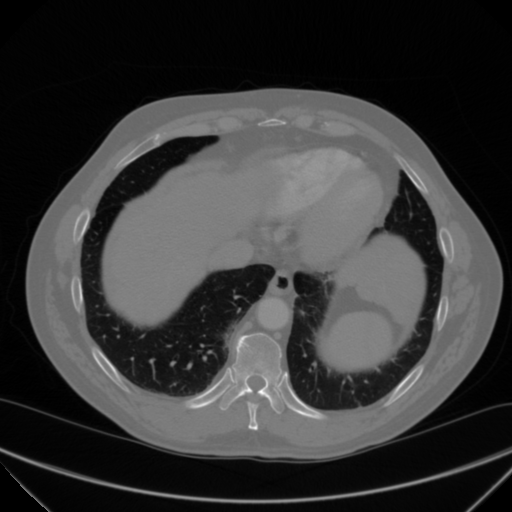
#> input picture exercises/test_exam/data/1-442.dcm, 512 x 512 px, given in place of vertebra.png, which was not available
$ jupyter execute Exercise3_solution.ipynb   (shell and % lines are left out)   (text cells are left out)
#> lines starting #> are read from the running program, lines starting #| are printed output that depends on the picture; after the words box and inside, x2 and y2 are one past the last pixel; in counts of white or black regions, pixels touching at a corner belong together; long printed decimals are rounded; pictures that were not available may be replaced by others from this repository, and a replacement may not be noted
[cell 1]
from skimage import io
import matplotlib.pyplot as plt
import numpy as np

[cell 2]
# Directory containing data and images
in_dir = "data/"
im_name = "vertebra.png"
im_org = io.imread(in_dir + im_name)
#> im_org is the input picture: shape (512, 512) int16; min -1024, max 1185, mean -527.6

[cell 3]
nbins = 256

fig, ax = plt.subplots(nrows=1, ncols = 2, figsize = (12, 5))
ax[0].imshow(im_org, cmap = 'gray', vmin = 0, vmax = 255)
ax[0].set_title('Image')

ax[1].hist(im_org.ravel(), bins=nbins)
ax[1].set_title('Image histogram')
ax[1].set_xlabel('Intensities')
ax[1].set_ylabel('Frequency')
plt.show()
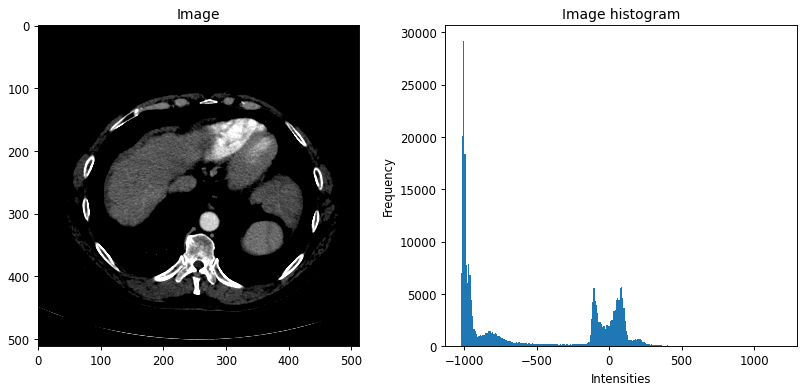
#> figure drawn by matplotlib, 2 panels; panel 2: tallest bar 29219 high, from x = -1006.7 to -998.1

[cell 4]
min, max = im_org.min(), im_org.max()
#> min = -1024; max = 1185
print(f"Min value: {min} \t Max value: {max}")
#| Min value: -1024 	 Max value: 1185

[cell 5]
fig, ax = plt.subplots(nrows=1, ncols = 2, figsize = (12, 5))
ax[0].imshow(im_org, vmin = 0, vmax = 255, cmap = 'gray')
ax[0].set_title('Visualization window: [0, 255]')
ax[1].imshow(im_org, vmin = min, vmax = max, cmap = 'gray')
ax[1].set_title(f'Visualization window: [{min}, {max}]')
plt.show()
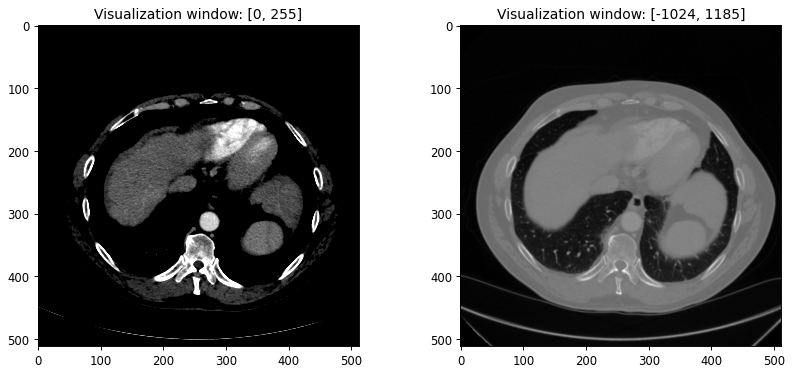
#> figure drawn by matplotlib, 2 panels

[cell 6]
from skimage.util import img_as_float
from skimage.util import img_as_ubyte

[cell 7]
im_float = img_as_float(im_org)
min, max = im_float.min(), im_float.max()
#> min = -0.0313; max = 0.0362
print(f"Min value: {min} \t Max value: {max}")
#| Min value: -0.03125 	 Max value: 0.03616

 # Can you verify that the float image is equal to the original image, where each pixel value is divided by 255?
all_equal = np.allclose(im_org, im_float*255)
#> all_equal = False
print(f'The float and the original image are equivalent?: {all_equal}')
#| The float and the original image are equivalent?: False

[cell 8]
im_ubyte = img_as_ubyte(im_float)
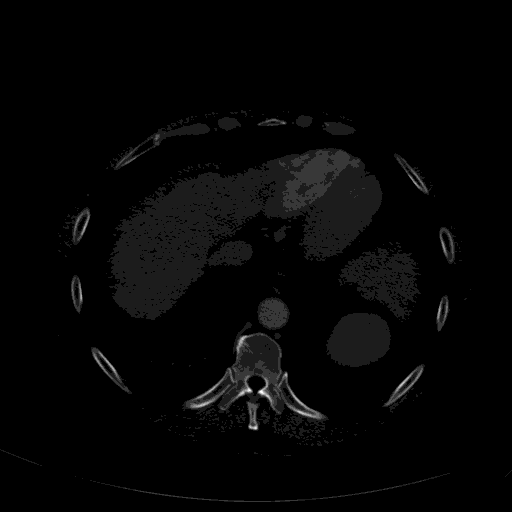
#> im_ubyte: shape (512, 512); min 0, max 9, mean 0.193; drawn with min black and max white
min, max = im_ubyte.min(), im_ubyte.max()
#> min = 0; max = 9
print(f"Min value: {min} \t Max value: {max}")
#| Min value: 0 	 Max value: 9

[cell 9]
def histogram_stretch(img_in):
    """
    Stretches the histogram of an image
    :param img_in: Input image
    :return: Image, where the histogram is stretched so the min values is 0 and the maximum value 255
    """
    # img_as_float will divide all pixel values with 255.0
    img_float = img_as_float(img_in)
    min_val = img_float.min()
#> min_val = -0.0313
    max_val = img_float.max()
#> max_val = 0.0362
    min_desired = 0.0
    max_desired = 1.0

    # Do something here
    img_out = ((img_float-min_val)*(max_desired-min_desired)/(max_val-min_val))+min_desired
    # img_as_ubyte will multiply all pixel values with 255.0 before converting to unsigned byte
    return img_as_ubyte(img_out)

[cell 10]
im_stretched = histogram_stretch(im_org)

fig, ax = plt.subplots(nrows=1, ncols = 2, figsize = (12, 5))
ax[0].imshow(im_org, cmap = 'gray', vmin = 0, vmax = 255)
ax[0].set_title('Original image')
ax[1].imshow(im_stretched, cmap = 'gray', vmin = 0, vmax = 255)
ax[1].set_title('Stretched image')
plt.show()

[cell 11]
def gamma_map(img_in, gamma):
    """
    Stretches the histogram of an image
    :param img_in: Input image
    :param gamma: Exponent
    :return: Gamma-mapped image
    """
#> called with gamma = 0.5
    img_float = img_as_float(img_in)
    img_out = np.power(img_float, gamma)
    return img_as_ubyte(img_out)

[cell 12]
gamma_0_5 = gamma_map(im_org, 0.5)
gamma_2 = gamma_map(im_org, 2)
#> call 2 of gamma_map, with gamma = 2
#> in gamma_map (call 2), `img_out = np.power(img_float, gamma)`:
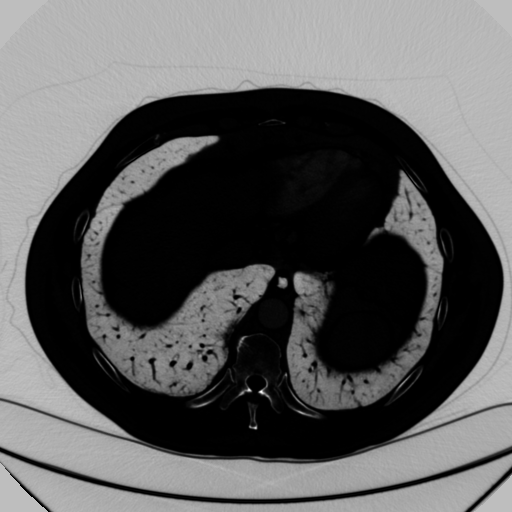
#> img_out: shape (512, 512) float64; min 0, max 0.00131, mean 0.000479; drawn with min black and max white
#> in gamma_map (call 2), `return img_as_ubyte(img_out)`: returned value: shape (512, 512); every value is 0

fig, ax = plt.subplots(nrows=1, ncols = 3, figsize = (12, 5))
ax[0].imshow(im_org, cmap = 'gray', vmin=0, vmax=255)
ax[0].set_title('Original image')
ax[1].imshow(gamma_0_5, cmap = 'gray', vmin=0, vmax=255)
ax[1].set_title(r'$\gamma = 0.5$')
ax[2].imshow(gamma_2, cmap = 'gray', vmin=0, vmax=255)
ax[2].set_title(r'$\gamma = 2$')
plt.show()

[cell 13]
def threshold_image(img_in, thres):
    """
    Apply a threshold in an image and return the resulting image
    :param img_in: Input image
    :param thres: The treshold value in the range [0, 255]
    :return: Resulting image (unsigned byte) where background is 0 and foreground is 255
    """
#> called with thres = 110
    mask = img_in > thres
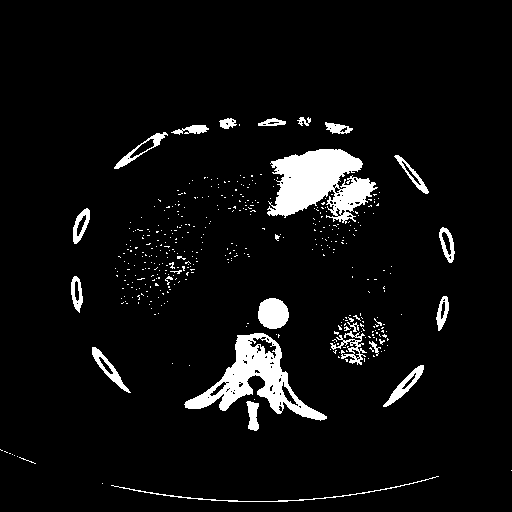
#> mask: shape (512, 512) bool; 5.7% white; 414 white regions (389 under 20 px), largest, box (x1, y1, x2, y2) and area: (267, 149, 378, 224) 4849, (184, 333, 327, 421) 3984, (258, 298, 289, 329) 762
    return img_as_ubyte(mask)

[cell 14]
im_thres = threshold_image(im_org, thres = 110)

fig, ax = plt.subplots(nrows=1, ncols = 3, figsize = (12, 5))
ax[0].imshow(im_org, cmap = 'gray', vmin = 0, vmax = 255)
ax[0].set_title('Original image')
ax[1].imshow(im_thres, cmap = 'gray', vmin = 0, vmax = 255)
ax[1].set_title('Foreground image')
ax[2].imshow(im_org, cmap = 'gray', vmin = 0, vmax = 255)
ax[2].contour(im_thres, [254, 256])
ax[2].set_title('Mask contour')
plt.show()
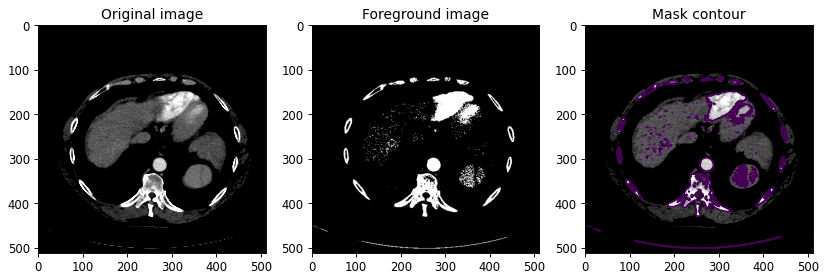
#> figure drawn by matplotlib, 3 panels

[cell 15]
from skimage.filters import threshold_otsu

thres_new = threshold_otsu(im_org)
#> thres_new = -465
im_thres = threshold_image(im_org, thres = thres_new)
#> call 2 of threshold_image, with thres = -465
#> in threshold_image (call 2), `mask = img_in > thres`:
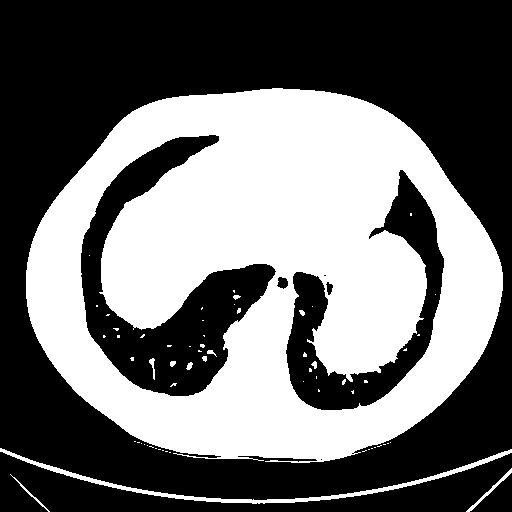
#> mask: shape (512, 512) bool; 43.4% white; 63 white regions (51 under 20 px), largest, box (x1, y1, x2, y2) and area: (26, 88, 503, 463) 110737, (0, 448, 512, 504) 2162, (466, 468, 512, 512) 191

fig, ax = plt.subplots(nrows=1, ncols = 3, figsize = (12, 5))
ax[0].imshow(im_org, cmap = 'gray', vmin = 0, vmax = 255)
ax[0].set_title('Original image')
ax[1].imshow(im_thres, cmap = 'gray', vmin = 0, vmax = 255)
ax[1].set_title(f'Foreground image [thres = {thres_new}]')
ax[2].imshow(im_org, cmap = 'gray', vmin = 0, vmax = 255)
ax[2].contour(im_thres, [254, 256])
ax[2].set_title('Mask contour')
plt.show()
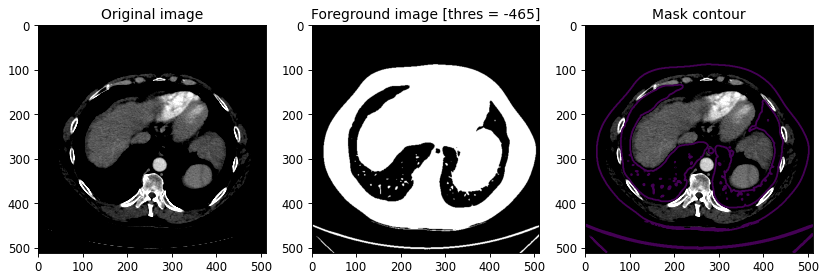
#> figure drawn by matplotlib, 3 panels

[cell 16]
from skimage.color import rgb2gray

im_name = "dark_background.png"
im_org = io.imread(in_dir + im_name)
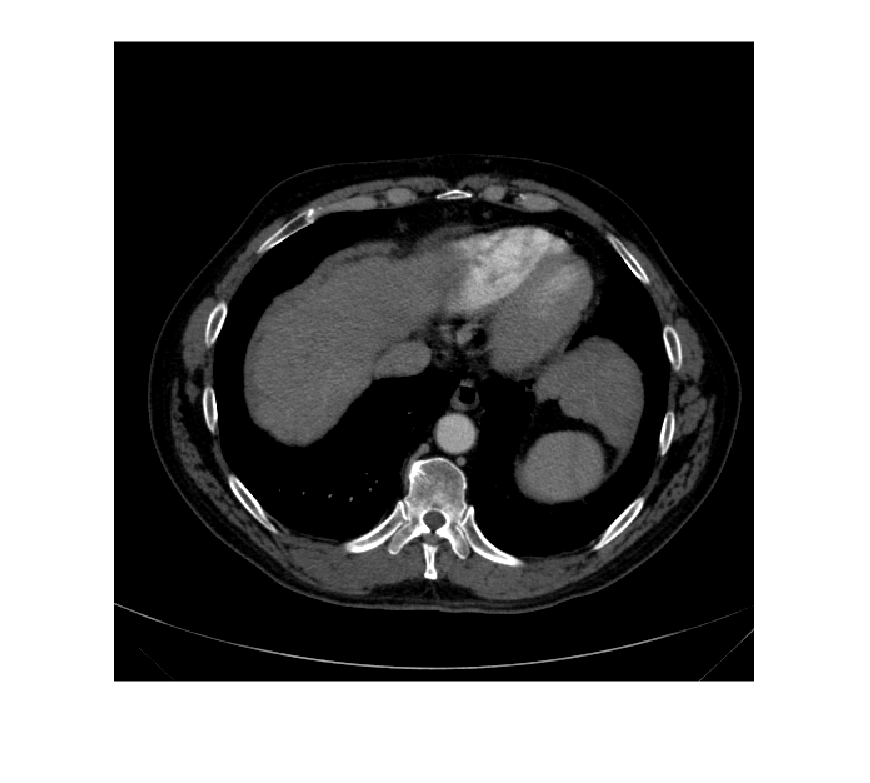
#> input picture exercises/test_exam/data/aorta_image.png, 870 x 783 px, given in place of dark_background.png, which was not available
#> im_org is the input picture: shape (783, 870, 3); min 0, max 255, mean 117.7

im_org = img_as_float(im_org)
im_gray = img_as_ubyte(rgb2gray(im_org))

thres = 5
im_thres = threshold_image(im_gray, thres = thres)
#> call 3 of threshold_image, with thres = 5
#> in threshold_image (call 3), `mask = img_in > thres`:
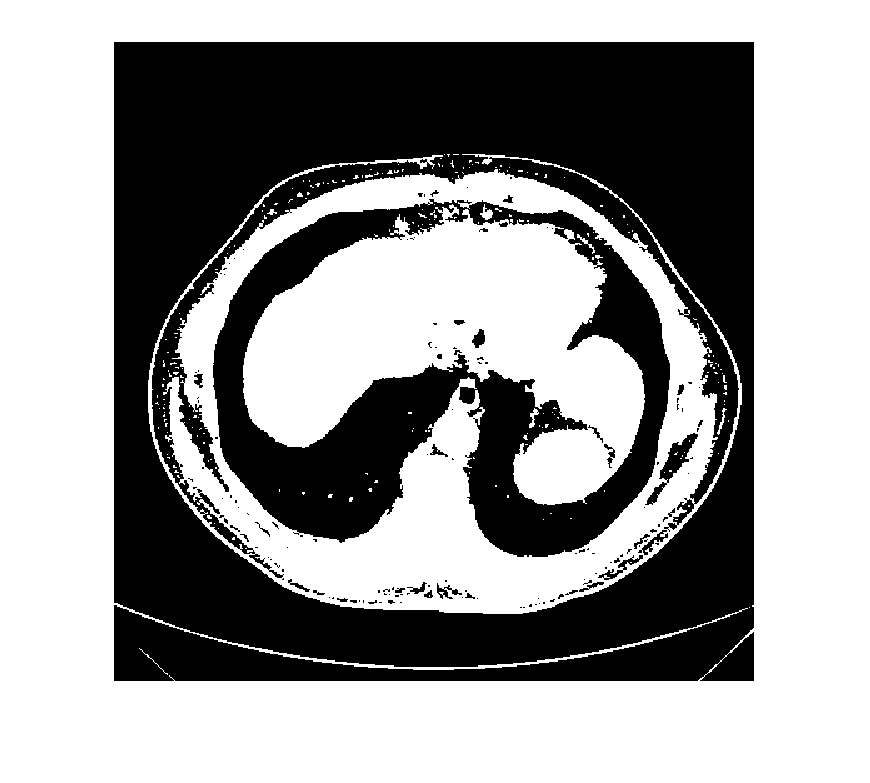
#> mask: shape (783, 870) bool; 59.9% white; 147 black regions (113 under 20 px), largest, box (x1, y1, x2, y2) and area: (114, 42, 754, 681) 211539, (213, 199, 670, 557) 58465, (645, 433, 698, 505) 887

fig, ax = plt.subplots(nrows=1, ncols = 2, figsize = (12, 5))
ax[0].imshow(im_gray, cmap = 'gray', vmin = 0, vmax = 255)
ax[0].set_title('Original image')
ax[1].imshow(im_thres, cmap = 'gray', vmin = 0, vmax = 255)
ax[1].set_title(f'Silhouette')
plt.show()

[cell 17]
# Change the backend to be able to explore the pixel intensities
# For VSCode Notebooks and JupyterNotebook "%matplotlib widget"
# For Spyder "%matplotlib auto"


im_name = "DTUSigns2.jpg"
im_org = io.imread(in_dir + im_name)

fig, ax = plt.subplots(nrows = 1, ncols = 1, figsize = (5,5))
ax.imshow(im_org)
plt.show()

[cell 18]

def detect_dtu_signs(img_in, sign):
#> called with sign = 'red'
    r_comp = im_org[:, :, 0]
    g_comp = im_org[:, :, 1]
    b_comp = im_org[:, :, 2]

    if sign == 'red':
        segm = (r_comp > 160) & (r_comp < 180) & (g_comp > 50) & (g_comp < 80) & \
                    (b_comp > 50) & (b_comp < 80)
#> segm: shape (783, 870) bool; every value is 0
    if sign == 'blue':
        segm = (r_comp < 10) & (g_comp > 85) & (g_comp < 105) & \
                    (b_comp > 180) & (b_comp < 200)

    return img_as_ubyte(segm)

img_red = detect_dtu_signs(im_org, 'red')
fig, ax = plt.subplots(nrows = 1, ncols = 2, figsize = (10, 5))
ax[0].imshow(im_org)
ax[0].set_title('Original')
ax[1].imshow(img_red, vmin = 0, vmax = 255, cmap = 'gray')
ax[1].set_title('Red sign')
plt.show()

[cell 19]
from skimage import color

[cell 20]

hsv_img = color.rgb2hsv(im_org)
#> hsv_img: shape (783, 870, 3) float64; mean of channels 0, 1, 2 0, 0, 0.461
hue_img = hsv_img[:, :, 0]
#> hue_img: shape (783, 870) float64; every value is 0
value_img = hsv_img[:, :, 2]
fig, (ax0, ax1, ax2) = plt.subplots(ncols=3, figsize=(8, 2))
ax0.imshow(im_org)
ax0.set_title("RGB image")
ax0.axis('off')
ax1.imshow(hue_img, cmap='hsv')
ax1.set_title("Hue channel")
ax1.axis('off')
ax2.imshow(value_img)
ax2.set_title("Value channel")
ax2.axis('off')

fig.tight_layout()
io.show()

[cell 21]

segm_blue = (hue_img < 0.6) & (hue_img  > 0.4) & (value_img < 0.77) & (value_img > 0.70)
segm_red = (hue_img < 1.0) & (hue_img  > 0.9)

fig, (ax1, ax2) = plt.subplots(1,2,figsize = (10,5))
ax1.imshow(segm_blue, cmap = 'gray')
ax1.set_title('DTU sign image (Blue)')

ax2.imshow(segm_red, cmap = 'gray')
ax2.set_title('DTU sign image (Red)')
plt.show()
